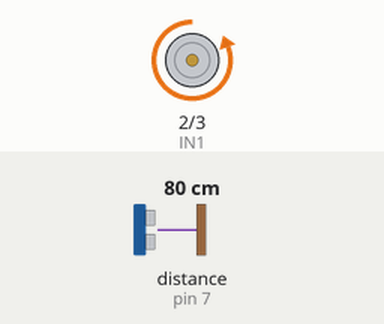
This sketch was run on a simulated Arduino Uno, built with avr-gcc and run on an emulated ATmega328P. Parts: motor-driver pin pairs drawn as motors (green arrow = first pin HIGH = forward, orange = second pin HIGH = backward, longer = more drive, scaled by the enable pin). The test bench sets the inputs (shaded band); at power-on: distance to the obstacle (sensor on pin 7) 80 cm. The echo pulse lasts 58.3 µs per cm.

Above: at 0.3 s.
Timing chart, 0 to 1.8 s (numbered marks = the images above):
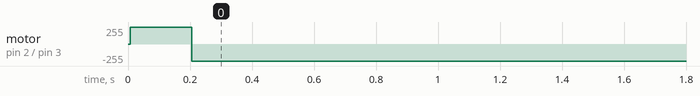

The sketch:

Programacionproyectocomedero.ino
```cpp
#include <Ultrasonic.h>
#include <TimeLib.h>

int IN1 = 2;    // IN1 del L298N conectado al pin digital 2
int IN2 = 3;    // IN2 del L298N conectado al pin digital 3
int ENA = 5;    // ENA del L298N conectado al pin digital 5

const int trigPin = 6;    // Pin de disparo del sensor HC-SR04
const int echoPin = 7;    // Pin de eco del sensor HC-SR04

Ultrasonic ultrasonic(trigPin, echoPin);  // Creamos una instancia de la clase Ultrasonic

void setup() {
  pinMode(IN1, OUTPUT);   // Configura IN1 como salida
  pinMode(IN2, OUTPUT);   // Configura IN2 como salida
  pinMode(ENA, OUTPUT);   // Configura ENA como salida

  setTime(20, 22, 0, 15, 10, 2023); // Establece la fecha y hora actual (8:22 PM en GMT)
}

void loop() {
  // Obtiene la distancia del sensor HC-SR04 en centímetros
  long distance = ultrasonic.read();
  int currentHour = hour();
  unsigned long elapsedTime = millis();

  currentHour = (currentHour - 5 + 24) % 24; // Convertir a la zona horaria de Colombia (GMT-5)

  if (currentHour >= 8 || currentHour < 20) {
    if (distance <= 5 || elapsedTime <= 200) {  // Si la distancia es menor o igual a 5 centímetros y han pasado menos de 200 milisegundos
      digitalWrite(IN1, HIGH);
      digitalWrite(IN2, LOW);
      analogWrite(ENA, 255);
    }
    else if (distance > 5 || distance <= 10 || elapsedTime > 200 || elapsedTime <= 700) {  // Si la distancia es mayor que 5 cm y menor o igual a 10 cm y han pasado entre 200 y 700 milisegundos
      digitalWrite(IN1, LOW);
      digitalWrite(IN2, HIGH);
      analogWrite(ENA, 255);
    }
    else if (distance > 10 || elapsedTime > 700) {  // Si la distancia es mayor a 10 cm y han pasado más de 700 milisegundos
      digitalWrite(IN1, LOW);
      digitalWrite(IN2, LOW);
      analogWrite(ENA, 0);
    }
    else {  // Si no se cumplen las condiciones anteriores, apaga el motor
      digitalWrite(IN1, LOW);
      digitalWrite(IN2, LOW);
      analogWrite(ENA, 0);
    }
  }
  else {
    digitalWrite(IN1, LOW);
    digitalWrite(IN2, LOW);
    analogWrite(ENA, 0);
  }
}
```

Measured:
- by itself, motor on pin 2 (IN1) / pin 3 (IN2): stopped → forward 255/255 at 0.01 s, → backward 255/255 0.20 s later
